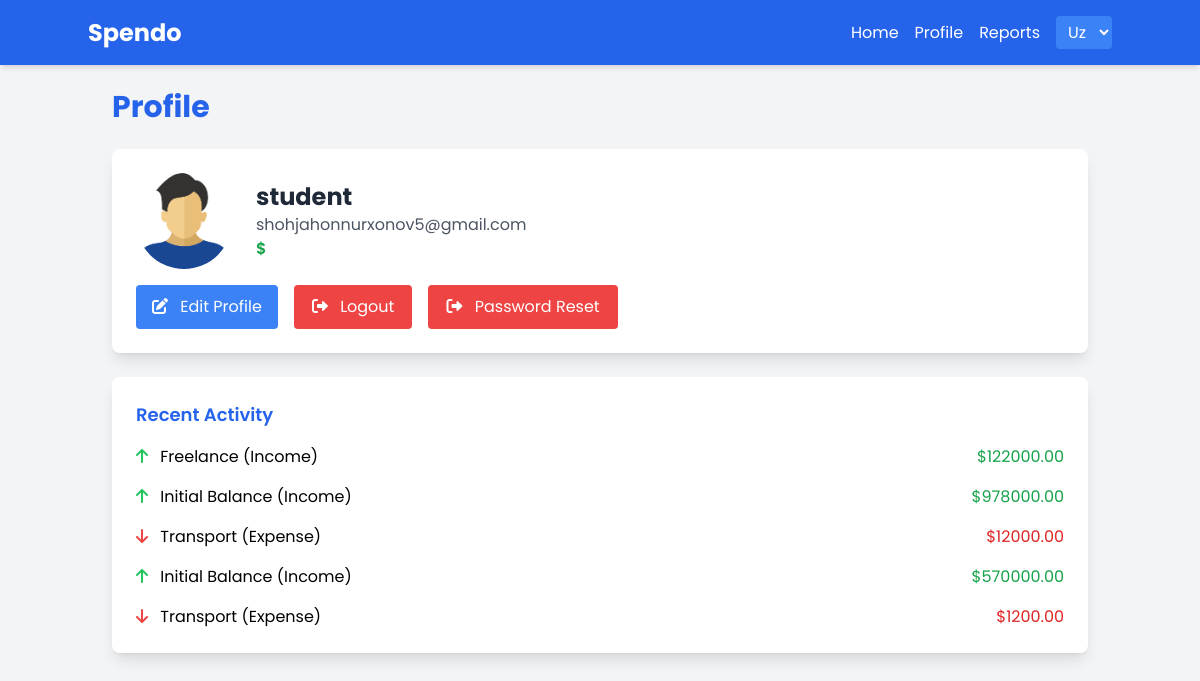
The app's page /en/account/student/profile/ (signed in) with its own data.
### account/models.py (models this page shows, shortened)
class CustomUser(AbstractUser):
    email = models.EmailField(blank=True, null=True, unique=True)
    phone = models.CharField(max_length=15, blank=True, null=True, unique=True)
    username = models.CharField(max_length=200, unique=True)
    first_name = models.CharField(max_length=200, blank=True, null=True)
    last_name = models.CharField(max_length=200, blank=True, null=True)
    avatar = models.ImageField(upload_to='users/', default='user_logo.png')
    created_at = models.DateTimeField(auto_now_add=True)
    updated_at = models.DateTimeField(auto_now=True)
    class Meta:
        verbose_name = 'customuser'
        verbose_name_plural = 'customusers'

### tracker/models.py (models this page shows, shortened)
class Income(models.Model):
    amount = models.DecimalField(max_digits=10, decimal_places=2, default=0)
    user = models.ForeignKey('account.CustomUser', on_delete=models.CASCADE)
    account = models.ForeignKey(Account, on_delete=models.SET_NULL, null=True)
    type = models.CharField(max_length=100)
    created_at = models.DateTimeField(auto_now_add=True)
    category = models.ForeignKey(IncomeCategory, on_delete=models.CASCADE)

class IncomeCategory(models.Model):
    name = models.CharField(max_length=50)
    user = models.ForeignKey('account.CustomUser', on_delete=models.CASCADE)
    class Meta:
        verbose_name = 'incomecategory'
        verbose_name_plural = 'incomecategories'
    def __str__(self):
        return self.name

class Expense(models.Model):
    amount = models.DecimalField(max_digits=10, decimal_places=2, default=0)
    user = models.ForeignKey('account.CustomUser', on_delete=models.CASCADE)
    account = models.ForeignKey(Account, on_delete=models.SET_NULL, null=True)
    type = models.CharField(max_length=100)
    created_at = models.DateTimeField(auto_now_add=True)
    category = models.ForeignKey(ExpenseCategory, on_delete=models.CASCADE)

class ExpenseCategory(models.Model):
    name = models.CharField(max_length=50)
    user = models.ForeignKey('account.CustomUser', on_delete=models.CASCADE)
    class Meta:
        verbose_name = 'expensecategory'
        verbose_name_plural = 'expensecategories'
    def __str__(self):
        return self.name

### account/views.py (the view, shortened to what this page needs)
# urls.py: path('<str:username>/profile/', ProfileView.as_view(), name='profile'),
class ProfileView(View, LoginRequiredMixin):
    def get(self, request, username):
        user = get_object_or_404(CustomUser, username=username)
        form = ProfileForm(instance=user)
        income = Income.objects.filter(user=request.user)
        expense = Expense.objects.filter(user=request.user)
        activity = [{'type': 'income', 'obj': inc, 'created_at': inc.created_at, 'amount': inc.amount,
                        'category': inc.category} for inc in income
                   ] + [
                       {'type': 'expense', 'obj': exp, 'created_at': exp.created_at, 'amount': exp.amount,
                        'category': exp.category} for exp in expense  ]
        activity = sorted(activity, key=lambda x: x['created_at'], reverse=True)[:10]
        return render(request, 'profile.html', {'user': user, 'form': form, 'income': income, 'expense': expense,
                                                'activity': activity})

### account/froms.py (shortened to what this page needs)
class ProfileForm(forms.ModelForm):
    identifier = forms.CharField(max_length=100, label=_("Email or Phone"))
    class Meta:
        model = CustomUser
        fields = [ 'avatar', 'email', 'phone']
        widgets = {
            'avatar': forms.FileInput(attrs={'accept': 'users/'}),
        }

### templates/profile.html (shortened to what this page needs)
{% extends 'base.html' %}
{% load static %}
{% load i18n %}
{% block content %}
<div class="animate__animated animate__slideInUp">
    <h1 class="text-3xl font-bold text-blue-600 mb-6">{% trans "Profile" %}</h1>
    <div class="bg-white p-6 rounded-lg shadow-lg mb-6">
        <div class="flex items-center space-x-6">
            {% if user.avatar %}
            <img src="{{ user.avatar.url }}" alt="Profile Picture" class="w-24 h-24 rounded-full object-cover">
            {% else %}
            <img src="https://via.placeholder.com/100" alt="Profile Picture" class="w-24 h-24 rounded-full">
            {% endif %}
            <div>
                <h2 class="text-2xl font-bold text-gray-800">{{ user.username }}</h2>
                {% if user.email %}
                <p class="text-gray-600">{{ user.email }}</p>
                {% endif %}
                <p class="text-green-600 font-semibold">${{ user.balance|floatformat:2 }}</p>
            </div>
        </div>
        <div class="mt-4 flex space-x-4">
            <button onclick="openModal('edit-profile-modal')" class="bg-blue-500 text-white px-4 py-2 rounded hover:bg-blue-600 transition transform hover:scale-105">
                <i class="fas fa-edit mr-2"></i> {% trans "Edit Profile" %}
            </button>
            <form method="POST" action="{% url 'logout' %}">
                <button type="submit" class="bg-red-500 text-white px-4 py-2 rounded hover:bg-red-600 hover:border-yellow-400 border-2 border-transparent hover:scale-105 transition transform animate__animated animate__pulse animate__infinite animate__slow">
                    <i class="fas fa-sign-out-alt mr-2"></i> {% trans "Logout" %}
                </button>
            </form>
            <form method="POST" action="{% url 'password-reset' %}">
                <button type="submit" class="bg-red-500 text-white px-4 py-2 rounded hover:bg-red-600 hover:border-yellow-400 border-2 border-transparent hover:scale-105 transition transform animate__animated animate__pulse animate__infinite animate__slow">
                    <i class="fas fa-sign-out-alt mr-2"></i> {% trans "Password Reset" %}
                </button>
            </form>
        </div>
    </div>
    <div class="bg-white p-6 rounded-lg shadow-lg">
        <h2 class="text-lg font-semibold text-blue-600 mb-4">{% trans "Recent Activity" %}</h2>
        <ul class="space-y-4">
            {% for act in activity %}
            <li class="flex justify-between">
                {% if act.type == 'income' %}
                <span><i class="fas fa-arrow-up text-green-500 mr-2"></i> {{ act.category }} ({% trans "Income" %})</span>
                <span class="text-green-600">${{ act.amount|floatformat:2 }}</span>
                {% else %}
                <span><i class="fas fa-arrow-down text-red-500 mr-2"></i> {{ act.category }} ({% trans "Expense" %})</span>
                <span class="text-red-600">${{ act.amount|floatformat:2 }}</span>
                {% endif %}
            </li>
            {% empty %}
            <li>{% trans "No recent activity" %}</li>
            {% endfor %}
        </ul>
    </div>
</div>
{% endblock %}

### static/css/style.css (style rules this page uses)
input, button { transition: all 0.3s ease; }
.font-poppins { font-family: 'Poppins', sans-serif; }
button { transition: all 0.3s ease; }

### records on screen
CustomUser: avatar (picture), username "student", email "shohjahonnurxonov5@gmail.com"
Income: category "Freelance", amount "122000.00"
Income: category "Initial Balance", amount "978000.00"
Expense: category "Transport", amount "12000.00"
Income: category "Initial Balance", amount "570000.00"
Expense: category "Transport", amount "1200.00"
